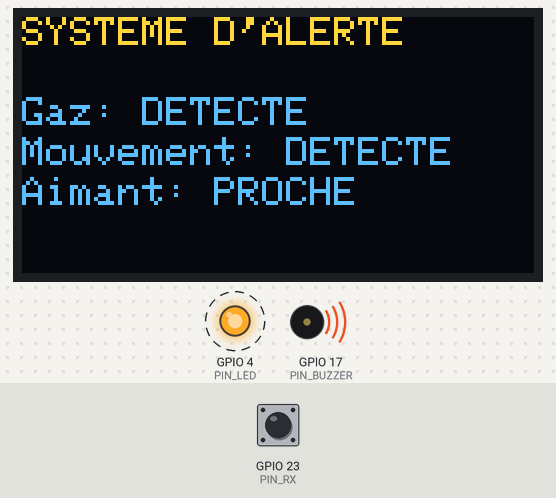
Simulated run of this program. Board: ESP32. Parts: 128×64 one-colour display, output pins drawn as LEDs (lit = HIGH), buzzer (waves = sounding). Dashed ring = blinking. Inputs (shaded band) come from the test bench; at power-on: GPIO 23 (PIN_RX) HIGH. The OLED is the two-colour kind (top 16 rows yellow); WiFi joins after 1.5 s; servers stay silent unless stated; what the program prints to the serial monitor is not drawn.

Above: at 1.75 s.
Timing chart, 0 to 130.0 s (numbered marks = the images above):
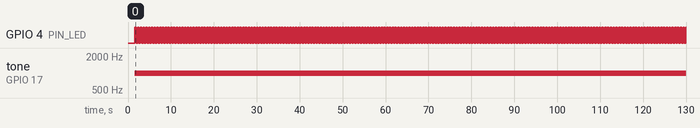

Measured:
- by itself, GPIO 4 (PIN_LED): alternates HIGH for 0.32 s and LOW for 0.32 s
- by itself, tone on GPIO 17 (PIN_BUZZER): silent → 1000 Hz at 1.6 s

The program:

main.cpp
```cpp
#include <Arduino.h>
#include <WiFi.h>
#include <WebServer.h>
#include <Wire.h>
#include <Adafruit_GFX.h>
#include <Adafruit_SSD1306.h>

// WIFI
const char* ssid = "VOTRE_WIFI";
const char* password = "VOTRE_MOT_DE_PASSE";

WebServer server(80);

// BROCHES
#define PIN_RX 23
#define PIN_LED 4
#define PIN_BUZZER 17

#define BIT_DURATION 1000
#define START_DURATION 2000

// OLED
#define SCREEN_WIDTH 128
#define SCREEN_HEIGHT 64
Adafruit_SSD1306 display(SCREEN_WIDTH, SCREEN_HEIGHT, &Wire, -1);

// ETATS
bool gazDetecte = false;
bool mouvementDetecte = false;
bool aimantDetecte = false;

unsigned long previousBlink = 0;
bool ledState = false;

// PARITE
byte calculateParity(byte data) {
  byte count = 0;
  for (int i = 0; i < 8; i++) {
    if (bitRead(data, i)) count++;
  }
  return (count % 2 == 0) ? 1 : 0;
}

// RECEPTION NON BLOQUANTE
void receiveFrame() {

  if (digitalRead(PIN_RX) != HIGH) return;

  byte data = 0;

  delayMicroseconds(START_DURATION);

  for (int i = 0; i < 8; i++) {
    bitWrite(data, i, digitalRead(PIN_RX));
    delayMicroseconds(BIT_DURATION);
  }

  byte receivedParity = digitalRead(PIN_RX);

  if (calculateParity(data) == receivedParity) {
    gazDetecte = bitRead(data, 0);
    mouvementDetecte = bitRead(data, 1);
    aimantDetecte = bitRead(data, 2);
  }
}

// OLED
void updateOLED() {

  display.clearDisplay();
  display.setTextSize(1);
  display.setTextColor(WHITE);

  display.setCursor(0, 0);
  display.println("SYSTEME D'ALERTE");

  display.setCursor(0, 20);
  display.print("Gaz: ");
  display.println(gazDetecte ? "DETECTE" : "OK");

  display.setCursor(0, 30);
  display.print("Mouvement: ");
  display.println(mouvementDetecte ? "DETECTE" : "OK");

  display.setCursor(0, 40);
  display.print("Aimant: ");
  display.println(aimantDetecte ? "PROCHE" : "LOIN");

  display.display();
}

//  PAGE WEB BOOTSTRAP
void handleRoot() {

  String html = "<!DOCTYPE html><html><head>";
  html += "<meta charset='utf-8'>";
  html += "<meta http-equiv='refresh' content='2'>";
  html += "<link href='https://cdn.jsdelivr.net/npm/bootstrap@5.3.2/dist/css/bootstrap.min.css' rel='stylesheet'>";
  html += "<title>Systeme Alerte</title>";
  html += "</head><body class='bg-dark text-white'>";

  html += "<div class='container mt-5'>";
  html += "<h1 class='text-center mb-4'>SYSTEME D'ALERTE</h1>";
  html += "<div class='row'>";

  // Gaz
  html += "<div class='col-md-4'><div class='card p-3 text-center bg-";
  html += gazDetecte ? "danger'>" : "success'>";
  html += "<h3>Gaz</h3><h4>";
  html += gazDetecte ? "DETECTE" : "OK";
  html += "</h4></div></div>";

  // Mouvement
  html += "<div class='col-md-4'><div class='card p-3 text-center bg-";
  html += mouvementDetecte ? "warning'>" : "success'>";
  html += "<h3>Mouvement</h3><h4>";
  html += mouvementDetecte ? "DETECTE" : "OK";
  html += "</h4></div></div>";

  // Aimant
  html += "<div class='col-md-4'><div class='card p-3 text-center bg-";
  html += aimantDetecte ? "danger'>" : "success'>";
  html += "<h3>Aimant</h3><h4>";
  html += aimantDetecte ? "PROCHE" : "LOIN";
  html += "</h4></div></div>";

  html += "</div></div></body></html>";

  server.send(200, "text/html", html);
}

// SETUP
void setup() {

  Serial.begin(115200);

  pinMode(PIN_RX, INPUT);
  pinMode(PIN_LED, OUTPUT);
  pinMode(PIN_BUZZER, OUTPUT);

  Wire.begin(21, 22);

  if (!display.begin(SSD1306_SWITCHCAPVCC, 0x3C)) {
    Serial.println("OLED non detecte");
    while (true);
  }

  display.clearDisplay();
  display.display();

  // WIFI
  WiFi.begin(ssid, password);
  Serial.print("Connexion WiFi");

  while (WiFi.status() != WL_CONNECTED) {
    delay(500);
    Serial.print(".");
  }

  Serial.println("\nConnecte !");
  Serial.print("Adresse IP: ");
  Serial.println(WiFi.localIP());

  server.on("/", handleRoot);
  server.begin();
}

// LOOP
void loop() {

  receiveFrame();

  // Buzzer si gaz ou aimant
  if (gazDetecte || aimantDetecte) {
    tone(PIN_BUZZER, 1000);
  } else {
    noTone(PIN_BUZZER);
  }

  // LED clignote si mouvement
  if (mouvementDetecte) {
    if (millis() - previousBlink > 300) {
      previousBlink = millis();
      ledState = !ledState;
      digitalWrite(PIN_LED, ledState);
    }
  } else {
    digitalWrite(PIN_LED, LOW);
  }

  updateOLED();
  server.handleClient();
}
```
